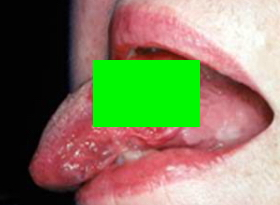
#> input picture checkGreenRegion.jpeg, 280 x 205 px
$ jupyter execute --allow-errors removedGreenRegion.ipynb
#> lines starting #> are read from the running program, lines starting #| are printed output that depends on the picture; after the words box and inside, x2 and y2 are one past the last pixel; in counts of white or black regions, pixels touching at a corner belong together
[cell 1]
import cv2
import numpy as np
import matplotlib.pyplot as plt

# Load the image
image = cv2.imread('checkGreenRegion.jpeg')
#> image is the input picture: shape (205, 280, 3); mean B, G, R 95.4, 124.9, 132.9
image = cv2.cvtColor(image, cv2.COLOR_BGR2RGB)  # Convert BGR (OpenCV default) to RGB

# Define the green color range in HSV
lower_green = np.array([35, 50, 50])  # Lower bound for green in HSV
upper_green = np.array([85, 255, 255])  # Upper bound for green in HSV

# Convert the image to HSV color space
hsv_image = cv2.cvtColor(image, cv2.COLOR_RGB2HSV)
#> hsv_image: shape (205, 280, 3); mean H, S, V 81.6, 97.1, 163.8

# Create a mask for the green regions
mask = cv2.inRange(hsv_image, lower_green, upper_green)
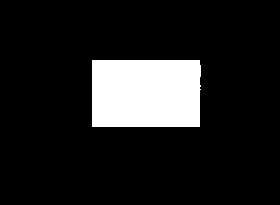
#> mask: shape (205, 280); 12.6% white; 1 white region, box (x1, y1, x2, y2) and area: (92, 60, 201, 127) 7251

# Invert the mask to get the non-green regions
mask_inv = cv2.bitwise_not(mask)

# Extract the non-green regions from the original image
result_image = cv2.bitwise_and(image, image, mask=mask_inv)
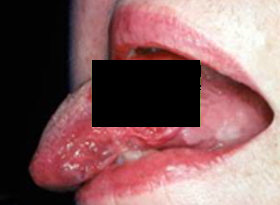
#> result_image: shape (205, 280, 3); mean R, G, B 132.5, 93.9, 95.1

# Convert the mask to RGB for displaying
mask_rgb = cv2.cvtColor(mask, cv2.COLOR_GRAY2RGB)
result_image = cv2.bitwise_and(image, image, mask=mask_inv)
# Display the original image, mask, and result image
plt.figure(figsize=(12, 6))

plt.subplot(1, 3, 1)
plt.imshow(image)
plt.axis('off')
plt.title('Original Image')

plt.subplot(1, 3, 2)
plt.imshow(mask_rgb)
plt.axis('off')
plt.title('Green Mask')

plt.subplot(1, 3, 3)
plt.imshow(result_image)
plt.axis('off')
plt.title('Removed Green Region')

plt.show()
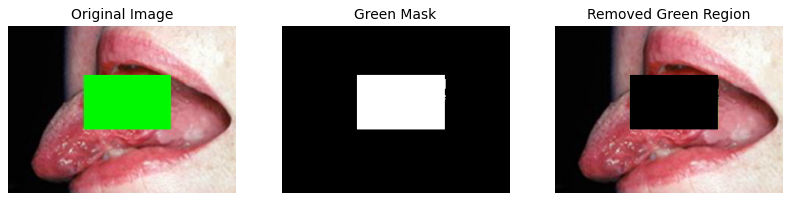
#> figure drawn by matplotlib, 3 panels

$ run again, with 002.jpeg copied over checkGreenRegion.jpeg
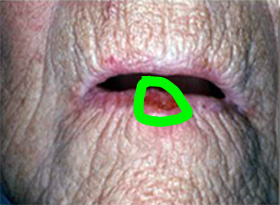
#> input picture 002.jpeg, 280 x 205 px
#> image is the input picture: shape (205, 280, 3); mean B, G, R 128.7, 134.3, 147.9
#> hsv_image: shape (205, 280, 3); mean H, S, V 73.4, 49, 155
#> `mask = cv2.inRange(hsv_image, lower_green, upper_green)`:
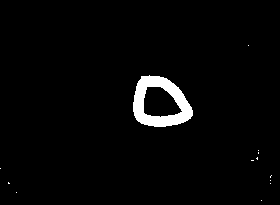
#> mask: shape (205, 280); 2.7% white; 13 white regions (12 under 20 px), largest, box (x1, y1, x2, y2) and area: (133, 75, 193, 127) 1544
#> `plt.show()`:
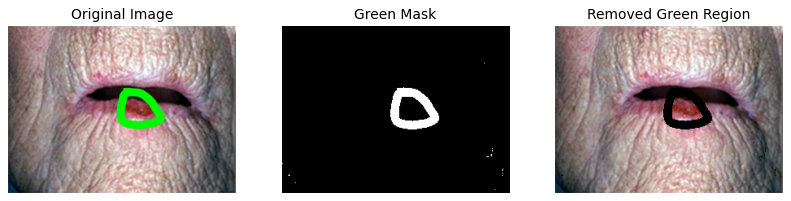
#> figure drawn by matplotlib, 3 panels
